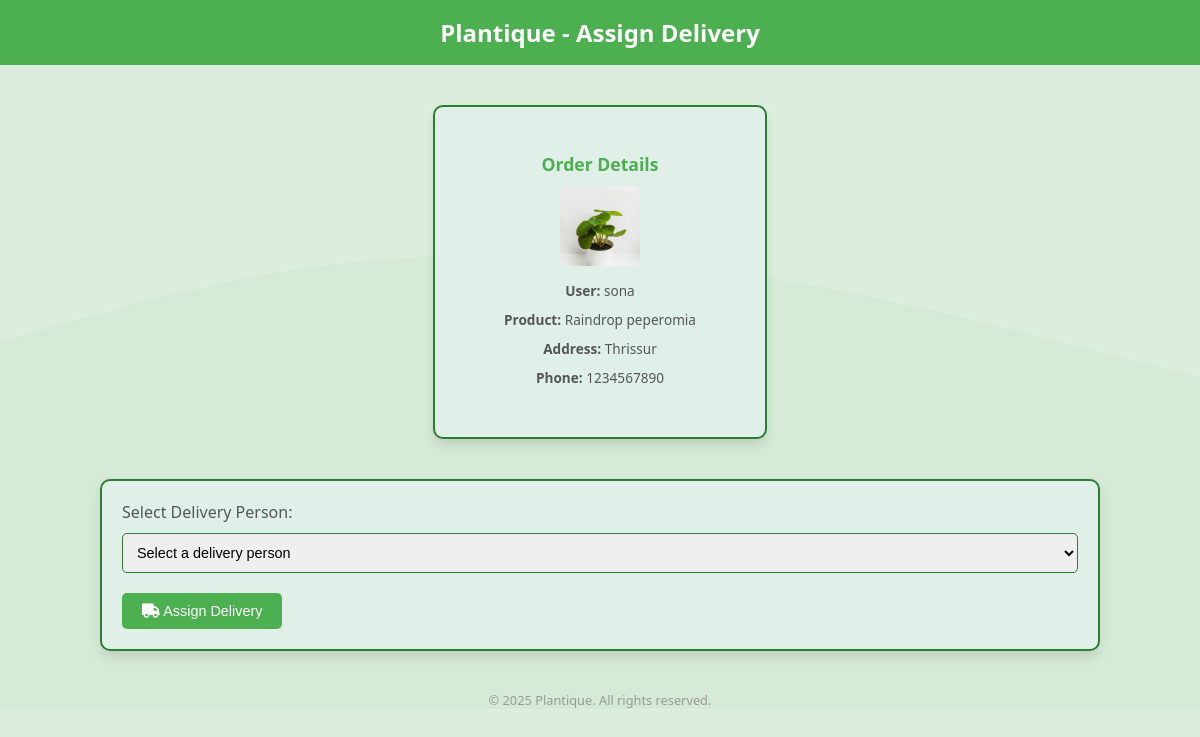
Page /assigndelivery/40/ on the committed database.
### plantique/models.py (models this page shows)
class buy(models.Model):
    user = models.ForeignKey(reg,on_delete=models.CASCADE)
    product = models.ForeignKey(sproduct,on_delete=models.CASCADE,null=True,blank=True)
    address = models.TextField(max_length=100,null=True,blank=True)
    phone_no= models.IntegerField(null=True,blank=True)
    assigned = models.BooleanField(default=False)
    ordered_at = models.DateTimeField(default=timezone.now)

class sproduct(models.Model):
    name=models.CharField(max_length=100,null=True,blank=True)
    image=models.FileField(upload_to='picture/',null=True,blank=True)
    quantity=models.IntegerField(null=True,blank=True)
    price=models.IntegerField(null=True,blank=True)

class reg(models.Model):
    name=models.CharField(max_length=100,null=True,blank=True)
    age=models.IntegerField()
    email=models.EmailField(unique=True)
    password=models.CharField(max_length=100,null=True,blank=True)
    image=models.FileField(upload_to='image/')

### plantique/views.py (the view, shortened to what this page needs)
# urls.py: path('assigndelivery/<int:id>/', views.assigndelivery, name='assigndelivery'),
def assigndelivery(request, id):
    order = models.buy.objects.get(id=id)
    delivery_people = models.DeliveryPerson.objects.filter(approved=True)
    return render(request, 'assigndelivery.html', {
        'order': order,
        'delivery_people': delivery_people
    })

### plantique/templates/assigndelivery.html (shortened to what this page needs)
<!DOCTYPE html>
<html lang="en">
<head>
    <link rel="stylesheet" href="https://cdnjs.cloudflare.com/ajax/libs/font-awesome/6.4.0/css/all.min.css">
</head>
<body>
    <header>
        Plantique - Assign Delivery
    </header>
    <div class="container">
        <div class="order-details">
            <h2>Order Details</h2>
            {% if order.product.image %}
                <img src="{{ order.product.image.url }}" alt="{{ order.product.name|default:'Product' }}" class="product-image">
            {% else %}
                <img src="https://via.placeholder.com/80" alt="No image available" class="product-image">
            {% endif %}
            <p><strong>User:</strong> {{ order.user.name }}</p>
            <p><strong>Product:</strong> {{ order.product.name|default:"Not specified" }}</p>
            <p><strong>Address:</strong> {{ order.address|default:"Not provided" }}</p>
            <p><strong>Phone:</strong> {{ order.phone_no|default:"Not provided" }}</p>
        </div>
        {% if delivery_people %}
            <form class="assign-form" method="post" action="{% url 'assigndelivery' order.id %}">
                <label for="delivery_person_id">Select Delivery Person:</label>
                <select name="delivery_person_id" id="delivery_person_id" required>
                    <option value="" disabled selected>Select a delivery person</option>
                </select>
                <button type="submit" class="assign-button"><i class="fas fa-truck"></i> Assign Delivery</button>
            </form>
        {% else %}
            <p class="empty-message">No approved delivery persons available.</p>
        {% endif %}
    </div>
    <div class="footer">
        © 2025 Plantique. All rights reserved.
    </div>
</body>
</html>

### plantique/templates/assigndelivery.html (style rules this page uses)
body { font-family: 'Segoe UI', sans-serif; background-color: #e8f5e9; margin: 0; padding: 0; background-size: cover; background-position: center; }
header { background-color: #4CAF50; color: white; padding: 1rem; text-align: center; font-size: 1.5rem; font-weight: bold; }
.container { max-width: 1000px; margin: 40px auto; padding: 0 20px; }
.order-details { background: #e0f0e9; border-radius: 10px; box-shadow: 0 6px 10px rgba(0,0,0,0.1); padding: 15px; margin: 20px auto 40px; border: 2px solid #2E7D32; width: 300px; height: 300px; display: flex; flex-direction: column; align-items: center; justify-content: center; text-align: center; }
.order-details h2 { color: #4CAF50; font-size: 1.1rem; margin: 0 0 10px; }
.order-details p { margin: 5px 0; font-size: 0.85rem; color: #555; }
.product-image { width: 80px; height: 80px; object-fit: cover; border-radius: 6px; margin-bottom: 10px; }
.assign-form { background: #e0f0e9; border-radius: 10px; box-shadow: 0 6px 10px rgba(0,0,0,0.1); padding: 20px; border: 2px solid #2E7D32; }
.assign-form label { font-size: 1rem; color: #555; display: block; margin-bottom: 10px; }
.assign-form select { width: 100%; padding: 10px; font-size: 0.9rem; border: 1px solid #2E7D32; border-radius: 5px; margin-bottom: 20px; }
.assign-button { background-color: #4CAF50; color: white; border: none; padding: 10px 20px; border-radius: 5px; cursor: pointer; font-size: 0.9rem; transition: background-color 0.3s ease; }
.footer { text-align: center; margin-top: 24px; color: #999; font-size: 0.8rem; }

### rows in the picture
buy: product.image (picture), user.name "sona", product.name "Raindrop peperomia", address "Thrissur", phone_no "1234567890"
